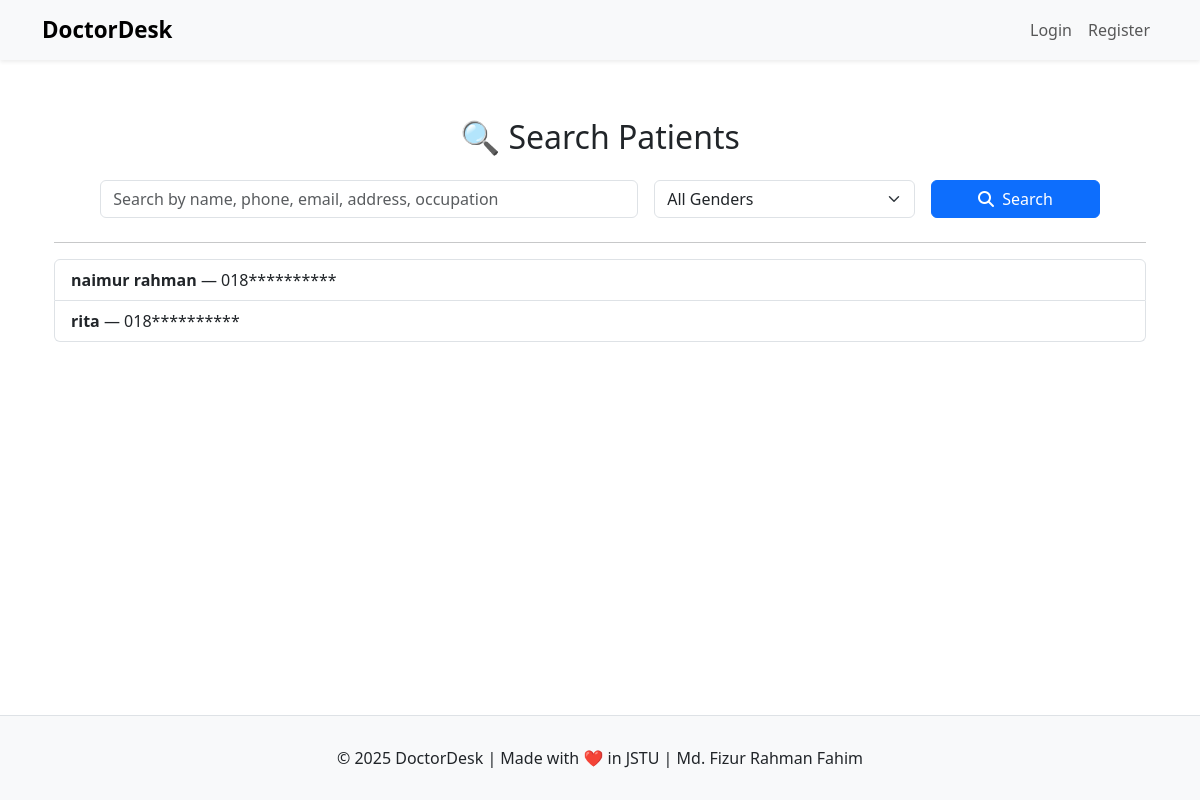
/patients/search/, run on the app's committed database.
### patients/models.py (models this page shows, shortened)
class Patient(models.Model): # Represents a patient in the healthcare system
    GENDER_CHOICES = [
        ('male', 'Male'),
        ('female', 'Female'),
        ('other', 'Other'),
    ]
    name = models.CharField(max_length=100)
    age = models.PositiveIntegerField()
    gender = models.CharField(max_length=10, choices=GENDER_CHOICES)
    address = models.TextField()
    occupation = models.CharField(max_length=100, blank=True, null=True)
    phone = models.CharField(max_length=15, blank=True, null=True)
    email = models.EmailField(blank=True, null=True)
    created_at = models.DateTimeField(auto_now_add=True)
    medical_history = models.TextField(blank=True, null=True)
    doctor = models.ForeignKey(User, on_delete=models.CASCADE, related_name='patients')

### patients/views.py (the view, shortened to what this page needs)
# urls.py: path('search/', views.patient_search, name='patient_search'),
def patient_search(request):
    query = request.GET.get('q', '')  # সার্চ টেক্সট
    gender = request.GET.get('gender', '')  # gender filter
    patients = Patient.objects.all()
    if gender:
        patients = patients.filter(gender=gender)
    return render(request, 'patients/patient_search.html', {
        'patients': patients,
        'query': query,
        'gender': gender,
    })

### patients/templates/patients/patient_search.html (shortened to what this page needs)
{% extends 'base.html' %}
{% load static %}
{% block content %}
<div class="container mt-5">
  <h2 class="mb-4 text-center">🔍 Search Patients</h2>
  <form method="GET" action="{% url 'patient_search' %}" class="row g-3 justify-content-center mb-4">
    <div class="col-md-6">
      <input
        type="text"
        name="q"
        class="form-control"
        placeholder="Search by name, phone, email, address, occupation"
        value="{{ query }}">
    </div>
    <div class="col-md-3">
      <select name="gender" class="form-select">
        <option value="">All Genders</option>
      </select>
    </div>
    <div class="col-md-2">
      <button type="submit" class="btn btn-primary w-100">
        <i class="fas fa-search me-1"></i> Search
      </button>
    </div>
  </form>
  <hr>
  {% if patients %}
    <div class="list-group">
      {% for patient in patients %}
        <a href="{% url 'patient_detail' patient.id %}" class="list-group-item list-group-item-action">
          <strong>{{ patient.name }}</strong> &mdash; {{ patient.phone }}
        </a>
      {% endfor %}
    </div>
  {% else %}
    <div class="alert alert-warning text-center" role="alert">
      No patients found.
    </div>
  {% endif %}
</div>
{% endblock %}

### templates/base.html (style rules this page uses)
html, body { height: 100%; }
body { display: flex; flex-direction: column; font-family: 'Segoe UI', Tahoma, Geneva, Verdana, sans-serif; padding-top: 70px; }

### data on the page
Patient: name "naimur rahman", phone "018**********"
Patient: name "rita", phone "018**********"

### other printed values
{{ now|default:2025 }} "2025"
